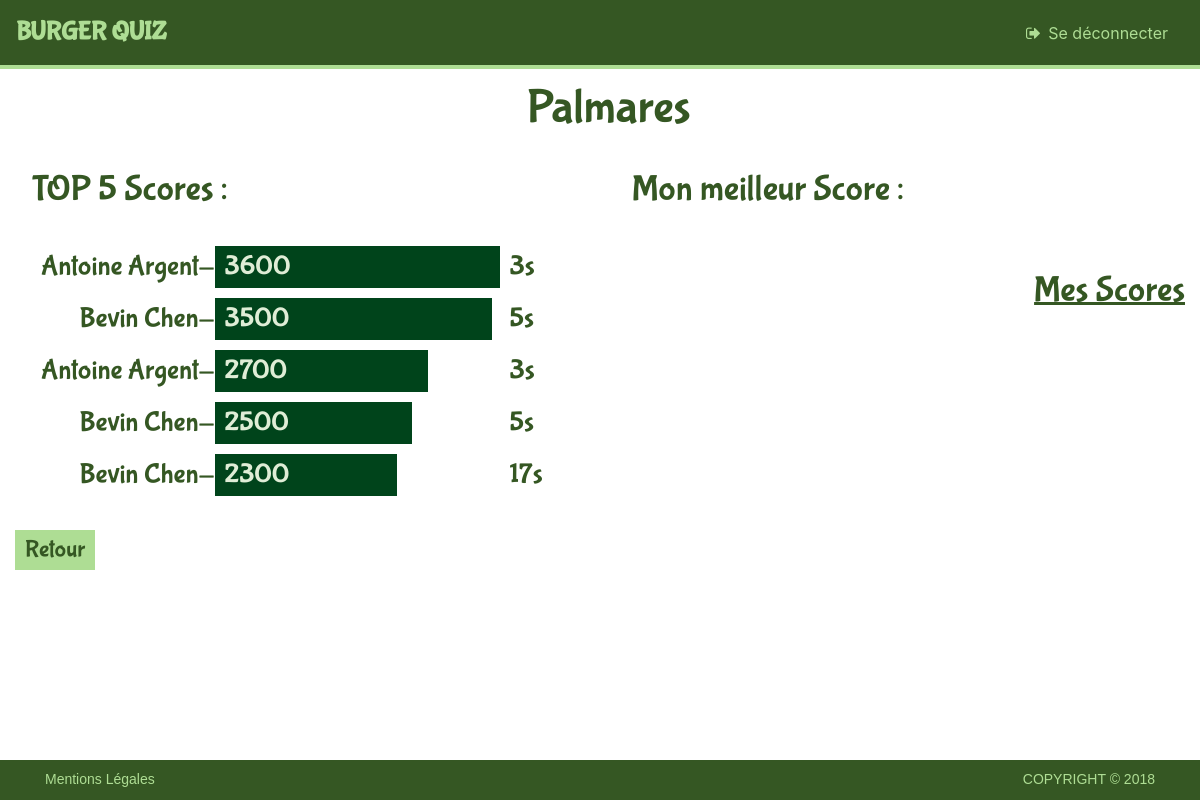
The app's page /palmares.php (signed in) with its own data.
### tables this page shows
CREATE TABLE Possede(
        id_partie      Int NOT NULL ,
        id_utilisateur Int NOT NULL ,
        score          BigInt NOT NULL ,
        temps          BigInt NOT NULL
	,CONSTRAINT Possede_PK PRIMARY KEY (id_partie,id_utilisateur)

	,CONSTRAINT Possede_Partie_FK FOREIGN KEY (id_partie) REFERENCES Partie(id_partie)
	,CONSTRAINT Possede_Utilisateur0_FK FOREIGN KEY (id_utilisateur) REFERENCES Utilisateur(id_utilisateur)
);

CREATE TABLE Utilisateur(
        id_utilisateur Int  Auto_increment  NOT NULL ,
        mail           Varchar (256) NOT NULL ,
        nom            Varchar (128) NOT NULL ,
        prenom         Varchar (128) NOT NULL ,
        mdp            Varchar (128) NOT NULL ,
        token          Varchar (256)
	,CONSTRAINT Utilisateur_PK PRIMARY KEY (id_utilisateur)
);

### php/InterfaceBDD.php (called while the page is built, shortened)
<?php
require_once('Score.php');
class InterfaceBDD {
    private $bdd;
    public function getBdd() {
        return $this->bdd;
    }
    public function setBdd($_bdd) {
        $this->bdd = $_bdd;
    }
    public function Connect() {
        return $this->getBdd();
    }
    public function GetTopScores($nb) {
        try {
            $request = 'select Utilisateur.prenom, Utilisateur.nom, Partie.nom_partie, Possede.score, Possede.temps'
                    . ' from Possede,Utilisateur,Partie'
                    . ' where Possede.id_utilisateur=Utilisateur.id_utilisateur && Possede.id_partie=Partie.id_partie'
                    . ' order by Possede.score desc, Utilisateur.prenom, Utilisateur.nom'
                    . ' limit :nb';
            $statement = $this->getBdd()->prepare($request);
            $statement->bindParam(':nb', $nb, PDO::PARAM_INT);
            $statement->execute();
            $result = $statement->fetchAll(PDO::FETCH_CLASS, 'Score');
        } catch (PDOException $exception) {
            error_log('Request error: ' . $exception->getMessage());
            return false;
        }
        return $result;
    }
}

### php/Score.php (called while the page is built, shortened)
<?php
class Score {
    private $prenom;
    private $nom;
    private $score;
    private $temps;
    public function getPrenom() {
        return $this->prenom;
    }
    public function getNom() {
        return $this->nom;
    }
    public function getScore() {
        return $this->score;
    }
    public function getTemps() {
        return $this->temps;
    }
}

### palmares.php (the view, shortened to what this page needs)
<?php
require_once('php/InterfaceBDD.php');
if (isset($_SESSION)) {
    $db = new InterfaceBDD();
}
?>
<!DOCTYPE html>
<html>
    <head>
        <link href="vendor/bootstrap/css/bootstrap.min.css" rel="stylesheet">
        <link href="vendor/font-awesome/css/font-awesome.min.css" rel="stylesheet" type="text/css">
        <link href="vendor/datatables/dataTables.bootstrap4.css" rel="stylesheet">
        <link href="css/general.css" rel="stylesheet" type="text/css">
        <link href="css/notify.css" rel="stylesheet" type="text/css">
    </head>
    <body>
        <?php require_once("includes/nav.template.php"); ?>
        <div class="container-fluid base-main-content">
            <h1 align="center" id="bq-info-page"> Palmares </h1>
            <div class="row">
                <div class="col-sm-6 h-100">
                    <h2 class="bq-sub-info"> TOP 5 Scores : </h2>
                    <?php
                    $scores = $db->GetTopScores(TOP_SCORE_NB);
                    $maxscore = $scores[0]->getScore();
                    foreach ($scores as $score) {
                        $tmp = $score->getScore() / $maxscore * 50;
                        echo '<div class="bq-scoreboard" style="grid-template-columns: 35% ' . $tmp . '% ' . (50 - $tmp) . '% auto">' .
                        '           <div>' . $score->getPrenom() . ' ' . $score->getNom() . '-</div>' .
                        '           <div>' . $score->getScore() . '</div>' .
                        '           <div></div>' .
                        '           <div>';
                        $timestamp = $score->getTemps();
                        $seconds = $timestamp % 60;
                        echo $seconds . 's';
                        echo '</div>' .
                        '</div>';
                    }
                    ?>
                </div>
                <div class="col-sm-6 h-100">
                    <h2 class="bq-sub-info"> Mon meilleur Score : </h2>
                    <a href="mesScores.php" id="bq-mesScoresLink"> Mes Scores </a>
                </div>
            </div>
            <button id="bq-retour" onclick="location.href = 'menu.php';"> Retour </button>
        </div>
        <?php require_once("includes/footer.template.php"); ?>
    </body>
</html>

### includes/nav.template.php (shortened to what this page needs)
<nav class="navbar navbar-expand-md navbar-dark fixed-top" id="mainNav">
    <a class="navbar-brand" href="index.php">BURGER QUIZ</a>
    <div class="navbar-collapse">
        <a class="nav-link" href="../action.php?action=disconnect" id="disconnectButton">
            <i class="fa fa-fw fa-sign-out"></i>
            Se déconnecter
        </a>
    </div>
</nav>

### includes/footer.template.php (shortened to what this page needs)
<footer class="sticky-footer">
    <div class="container">
        <div id="footer">
            <span style="float:left;"> Mentions Légales </span>
            <span style="float:right;">  COPYRIGHT © 2018 </span>
        </div>
    </div>
</footer>

### css/general.css (style rules this page uses)
:root { --bq-nice-font: 'Bubblegum Sans', Regular; --bq-basic-font: Helvetica; --bq-footer-height: 40px; }
html { position: relative; min-height: 100%; }
body { overflow-x: auto; }
#mainNav { color: #aedd94 !important; background-color: #355723 !important; border-bottom: 4px solid #aedd94; }
.navbar-brand { color: #aedd94 !important; font-family: 'Bubblegum Sans', Regular; font-size: 26px; font-weight: bold; }
#footer { font-family: var(--bq-basic-font); font-size: 14px; color: #aedd94; }
footer.sticky-footer { position: absolute; right: 0; bottom: 0; width: 100%; height: var(--bq-footer-height); background-color: #355723; line-height: 39px; }
.base-main-content { margin-top: 80px; margin-bottom: 80px; }
#bq-info-page { font-size: 48px; margin-left: 1.5%; color: #355723; font-family: var(--bq-nice-font); }
.bq-sub-info { font-size: 36px; color: #355723; font-family: var(--bq-nice-font); margin-left: 3%; margin-top: 4%; margin-bottom: 6%; }
#disconnectButton { color: #aedd94; }
#bq-retour { background-color: #aedd94; border: none; color: #355723; font-size: 24px; font-family: var(--bq-nice-font); min-width: 80px; min-height: 40px; }
.bq-scoreboard { color: #355723; display: grid; font-family: var(--bq-nice-font); font-size: 28px; margin-bottom: 10px; }
.bq-scoreboard div { text-decoration: none; color: #355723; }
.bq-scoreboard div:nth-child(1) { text-align: right; }
.bq-scoreboard div:nth-child(2) { background-color: #00441b; color: #dfedd6; text-indent: 10px; }
.bq-scoreboard div:nth-child(4) { margin-left: 10px; }
.bq-scoreboard:last-child { margin-bottom: 6%; }
#bq-mesScoresLink { color: #355723; font-size: 36px; text-decoration: underline; font-family: var(--bq-nice-font); margin-left: 45%; }
#bq-mesScoresLink { float: right; }

### records on screen
possede: id_utilisateur.prenom "Antoine", id_utilisateur.nom "Argent", score "3600", temps "3"
possede: id_utilisateur.prenom "Bevin", id_utilisateur.nom "Chen", score "3500", temps "5"
possede: id_utilisateur.prenom "Antoine", id_utilisateur.nom "Argent", score "2700", temps "3"
possede: id_utilisateur.prenom "Bevin", id_utilisateur.nom "Chen", score "2500", temps "5"
possede: id_utilisateur.prenom "Bevin", id_utilisateur.nom "Chen", score "2300", temps "17"
